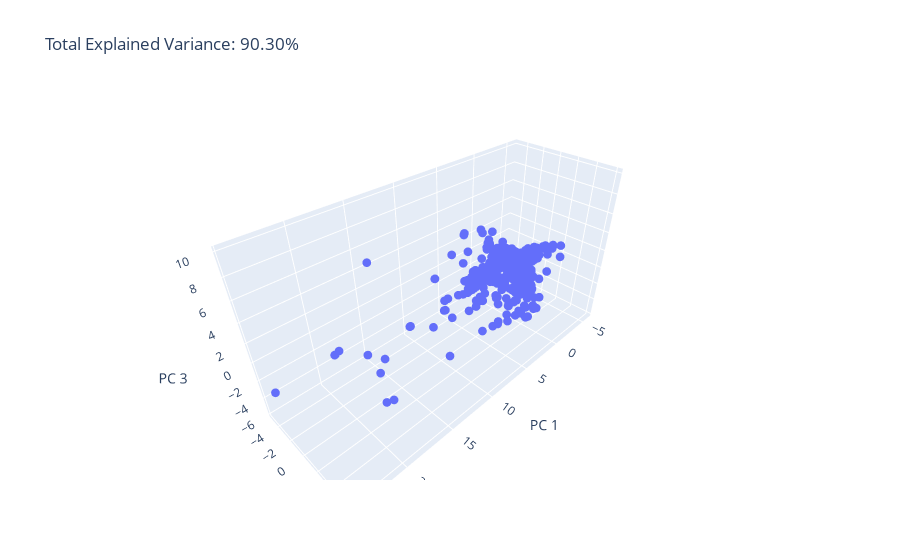

The notebook cell saved with this chart:
### Code cell
pca_scores_3 = PCA(n_components=3)
principalComponents_scores_3 = pca_scores_3.fit_transform(x)

principal_scores_Df3 = pd.DataFrame(data = principalComponents_scores_3, columns = ['principal component 1', 'principal component 2', 'principal component 3'])
#print(principal_scores_Df3.tail())
print('Explained variation per principal component: {}'.format(pca_scores_3.explained_variance_ratio_))
total_var_3 = pca_scores_3.explained_variance_ratio_.sum() * 100

fig2 = px.scatter_3d(
    principalComponents_scores_3, x=0, y=1, z=2,
    title=f'Total Explained Variance: {total_var_3:.2f}%',
    labels={'0': 'PC 1', '1': 'PC 2', '2': 'PC 3'})
fig2.update_traces(marker={'size': 3})
fig2.show()

### Figure 1 — Plotly figure (JSON) as saved in the notebook; plotly's stock layout.template omitted (floating-point values rounded to 4 significant figures; data arrays with more than 128 entries replaced by an {"elided": "..."} marker saying what was removed)
{"data": [{"hovertemplate": "PC 1=%{x}<br>PC 2=%{y}<br>PC 3=%{z}<extra></extra>", "legendgroup": "", "marker": {"color": "#636efa", "size": 3, "symbol": "circle"}, "mode": "markers", "name": "", "scene": "scene", "showlegend": false, "type": "scatter3d", "x": {"elided": "807 float values"}, "y": {"elided": "807 float values"}, "z": {"elided": "807 float values"}}], "layout": {"legend": {"tracegroupgap": 0}, "scene": {"domain": {"x": [0, 1], "y": [0, 1]}, "xaxis": {"title": {"text": "PC 1"}}, "yaxis": {"title": {"text": "PC 2"}}, "zaxis": {"title": {"text": "PC 3"}}}, "title": {"text": "Total Explained Variance: 90.30%"}}}
